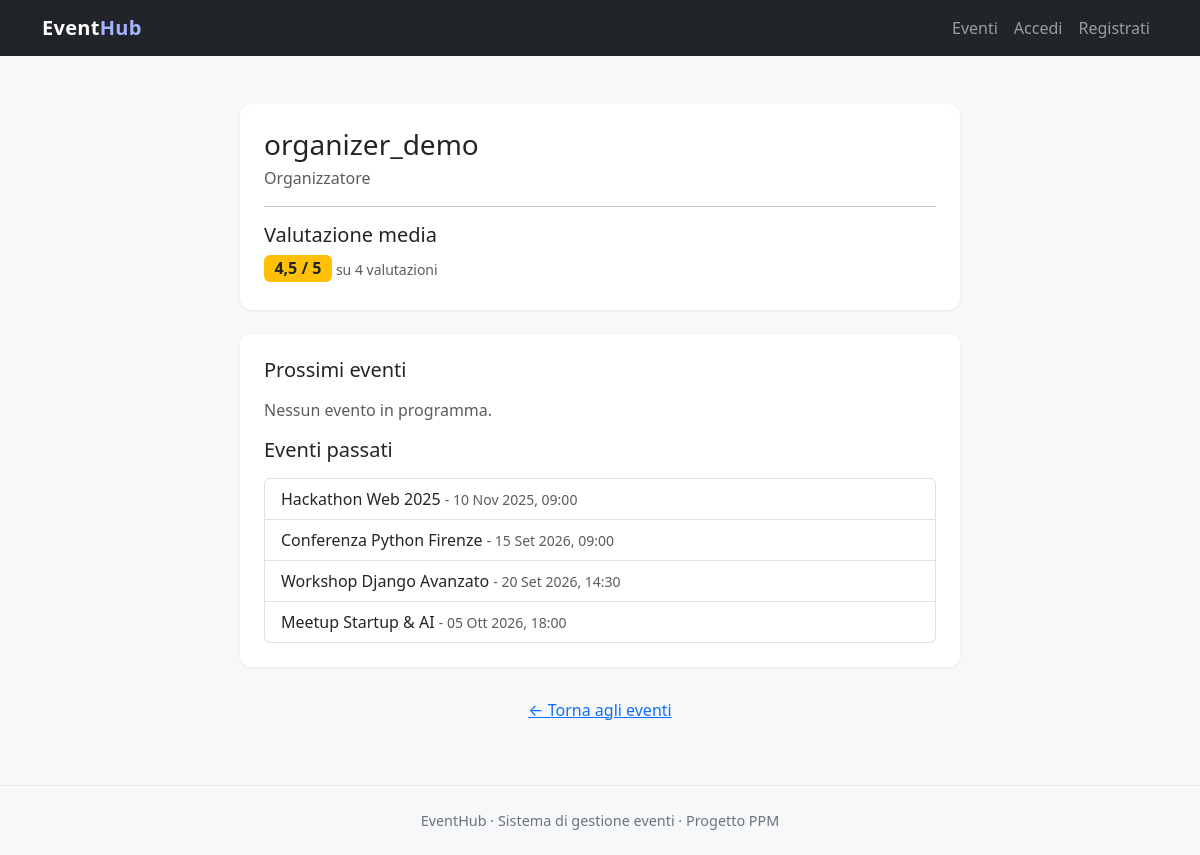
The page /organizer/2/ on the database its author committed.
### accounts/models.py (models this page shows, shortened)
class CustomUser(AbstractUser):
    bio = models.TextField(
        "biografia",
        blank=True,
        help_text="Breve descrizione facoltativa dell'utente.",
    )

### events/models.py (models this page shows, shortened)
class Event(models.Model):
    title = models.CharField("titolo", max_length=200)
    description = models.TextField("descrizione")
    date = models.DateTimeField("data e ora")
    location = models.CharField("luogo", max_length=200)
    organizer = models.ForeignKey(
        settings.AUTH_USER_MODEL,
        on_delete=models.CASCADE,
        related_name="events_organized",
        verbose_name="organizzatore",
    )
    class Meta:
        ordering = ["date"]

### events/views.py (the view)
# urls.py: path("organizer/<int:pk>/", views.OrganizerProfileView.as_view(), name="organizer-profile"),
class OrganizerProfileView(DetailView):
    model = CustomUser
    template_name = "events/organizer_profile.html"
    context_object_name = "organizer"
    def get_context_data(self, **kwargs):
        context = super().get_context_data(**kwargs)
        organizer = self.object
        now = timezone.now()
        events = organizer.events_organized.all()
        context["upcoming_events"] = events.filter(date__gte=now)
        context["past_events"] = events.filter(date__lt=now)
        context["avg_rating"] = organizer.ratings_received.aggregate(
            Avg("score")
        )["score__avg"]
        context["rating_count"] = organizer.ratings_received.count()
        if self.request.user.is_authenticated:
            context["user_rating"] = organizer.ratings_received.filter(
                author=self.request.user
            ).first()
        context["score_range"] = [1, 2, 3, 4, 5]
        return context

### templates/events/organizer_profile.html (shortened to what this page needs)
{% extends "base.html" %}
{% block content %}
<div class="card form-card" style="max-width: 720px;">
    <div class="card-body p-4">
        <h1 class="h3 mb-1">{{ organizer.username }}</h1>
        <p class="text-muted">Organizzatore</p>
        <hr>
        <h2 class="h5">Valutazione media</h2>
        {% if avg_rating %}
            <p class="mb-1">
                <span class="badge bg-warning text-dark fs-6">{{ avg_rating|floatformat:1 }} / 5</span>
                <small class="text-muted">su {{ rating_count }} valutazioni</small>
            </p>
        {% else %}
            <p class="text-muted">Ancora nessuna valutazione.</p>
        {% endif %}
    </div>
</div>
<div class="card form-card" style="max-width: 720px;">
    <div class="card-body p-4">
        <h2 class="h5 mb-3">Prossimi eventi</h2>
        {% if upcoming_events %}
            <div class="list-group mb-3">
                {% for event in upcoming_events %}
                    <a href="{% url 'event-detail' event.pk %}" class="list-group-item list-group-item-action">
                        {{ event.title }} <small class="text-muted">- {{ event.date|date:"d M Y, H:i" }}</small>
                    </a>
                {% endfor %}
            </div>
        {% else %}
            <p class="text-muted">Nessun evento in programma.</p>
        {% endif %}
        <h2 class="h5 mb-3">Eventi passati</h2>
        {% if past_events %}
            <div class="list-group">
                {% for event in past_events %}
                    <a href="{% url 'event-detail' event.pk %}" class="list-group-item list-group-item-action">
                        {{ event.title }} <small class="text-muted">- {{ event.date|date:"d M Y, H:i" }}</small>
                    </a>
                {% endfor %}
            </div>
        {% else %}
            <p class="text-muted mb-0">Nessun evento passato.</p>
        {% endif %}
    </div>
</div>
<div class="text-center">
    <a href="{% url 'event-list' %}" class="btn btn-link">&larr; Torna agli eventi</a>
</div>
{% endblock %}

### static/css/style.css (style rules this page uses)
:root { --accent: #4f46e5; --accent-dark: #4338ca; --bg: #f7f8fa; }
body { background-color: var(--bg); color: #1f2937; }
.form-card { max-width: 540px; margin: 1.5rem auto; border: none; border-radius: .75rem; box-shadow: 0 1px 3px rgba(0,0,0,.08); }
a { text-decoration: none; }

### rows shown on the page
CustomUser: username "organizer_demo"
Event: title "Hackathon Web 2025", date "10 Nov 2025, 09:00"
Event: title "Conferenza Python Firenze", date "15 Set 2026, 09:00"
Event: title "Workshop Django Avanzato", date "20 Set 2026, 14:30"
Event: title "Meetup Startup & AI", date "05 Ott 2026, 18:00"

### other values the page prints
{{ avg_rating|floatformat:1 }} "4,5"
{{ rating_count }} "4"
